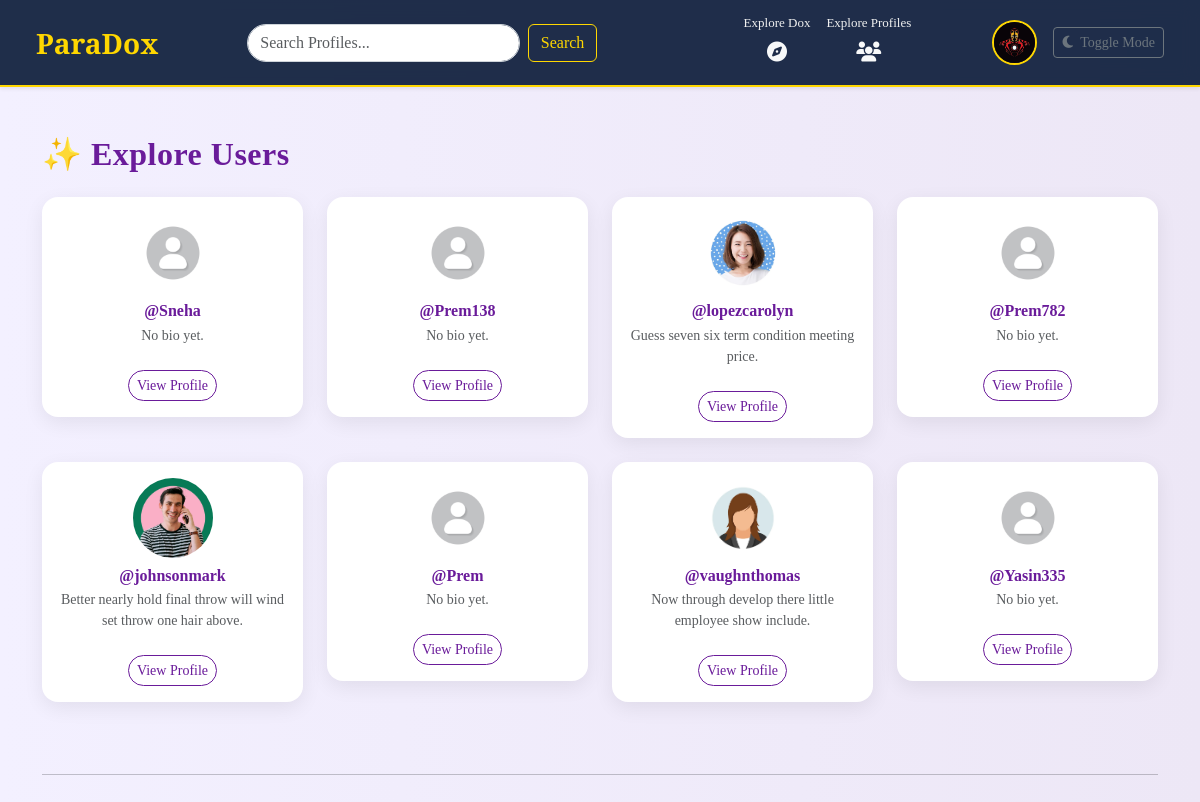
Page /explore_profile/ (signed in) on the earlier database version.
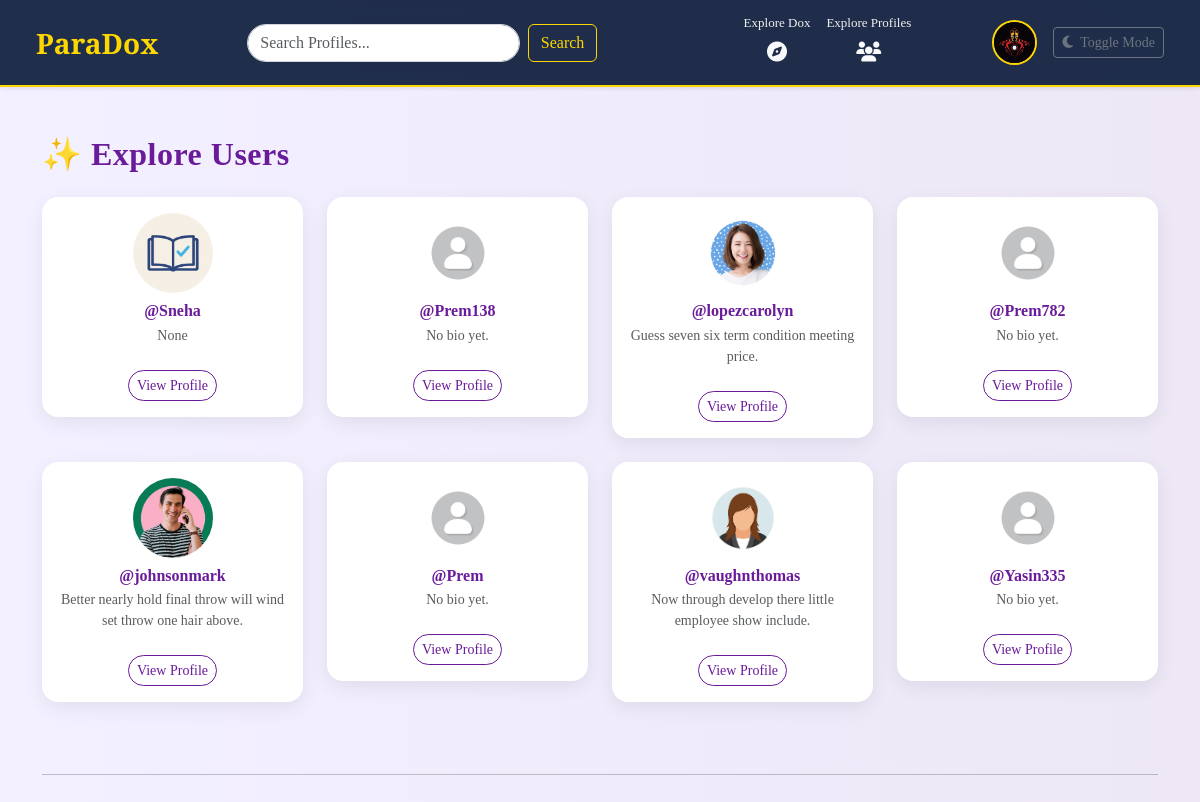
Same page on the later database version.
### apps/dashboard/models.py (models this page shows)
class User(models.Model):
    email = models.EmailField(unique=True)
    name = models.CharField(max_length=100, default="User", null=True, blank=True)
    mobile = models.CharField(max_length=14, unique=True)
    password = models.CharField(max_length=255)
    otp = models.IntegerField(null=True, blank=True)
    is_active = models.BooleanField(default=False)
    followers = models.ManyToManyField('self', symmetrical=False, related_name='following', blank=True)
    bio = models.TextField(blank=True, null=True)
    profile_image = models.ImageField(upload_to='profile_images/',blank=True, null=True)
    from django.db import models

### apps/dashboard/views.py (the view)
# urls.py: path('explore_profile/', views.explore_profile, name='explore_profile'),
@login_required
def explore_profile(request):
    user_id = request.session.get('user_id')
    current_user = User.objects.get(id=user_id)
    users = list(User.objects.exclude(id=user_id))
    documents = list(Document.objects.all())
    random.shuffle(users)
    random.shuffle(documents)
    return render(request, 'dashboard/explore_profile.html', {
        'users': users,
        'documents': documents,
        'current_user': current_user
    })

### apps/dashboard/context_processors.py (called while the page is built)
def current_user(request):
    user_id = request.session.get('user_id')
    if user_id:
        try:
            user = User.objects.get(id=user_id)
            return {'user': user}
        except User.DoesNotExist:
            return {}
    return {}

### apps/dashboard/views.py (called while the page is built)
def login_required(view_func):
    @wraps(view_func)
    def wrapper(request, *args, **kwargs):
        if 'user_id' not in request.session:
            return redirect('sign_in')
        return view_func(request, *args, **kwargs)
    return wrapper

### apps/dashboard/templates/dashboard/explore_profile.html (shortened to what this page needs)
{% extends 'dashboard/base.html' %}
{% load static %}
{% block body %}
<div class="container mt-5 mb-5">
  <h2 class="mb-4 section-title">✨ Explore Users</h2>
  <div class="row">
    {% for user in users %}
    <div class="col-md-3 mb-4">
      <div class="card text-center user-card border-0">
        <div class="card-body">
          {% if user.profile_image and user.profile_image.name %}
          <img src="{{ user.profile_image.url }}" class="rounded-circle mb-2" width="80" height="80" style="object-fit: cover;">
          {% else %}
          <img src="{% static 'dashboard/images/default-profile-icon.jpg' %}" class="rounded-circle mb-2" width="80" height="80" style="object-fit: cover;">
          {% endif %}
          <h6 class="fw-bold mb-1 text-purple">@{{ user.name }}</h6>
          <p class="text-muted small">{{ user.bio|default:"No bio yet." }}</p>
          <a href="{% url 'public_profile' user.id %}" class="btn btn-sm user-btn rounded-pill mt-2">View Profile</a>
        </div>
      </div>
    </div>
    {% endfor %}
  </div>
  <hr class="my-5">
</div>
{% endblock %}

Differences in the rows shown:
changed User "Sneha": profile_image: picture added; bio "No bio yet." → "None"
